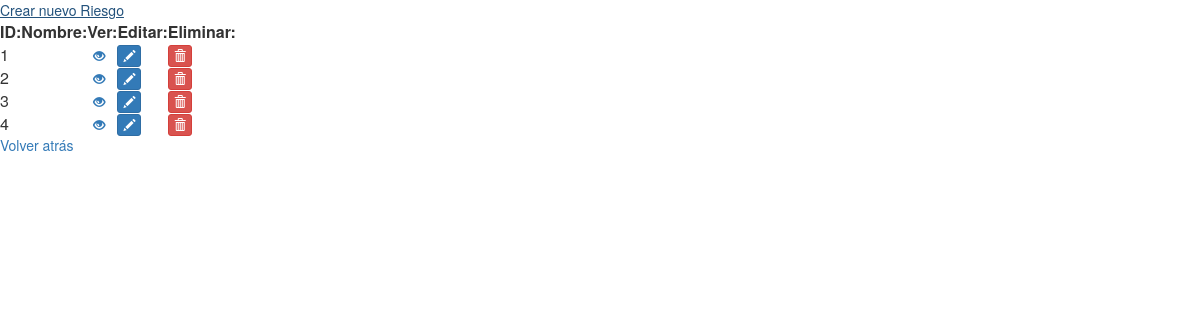
Before: /index/riesgo with the older database file.
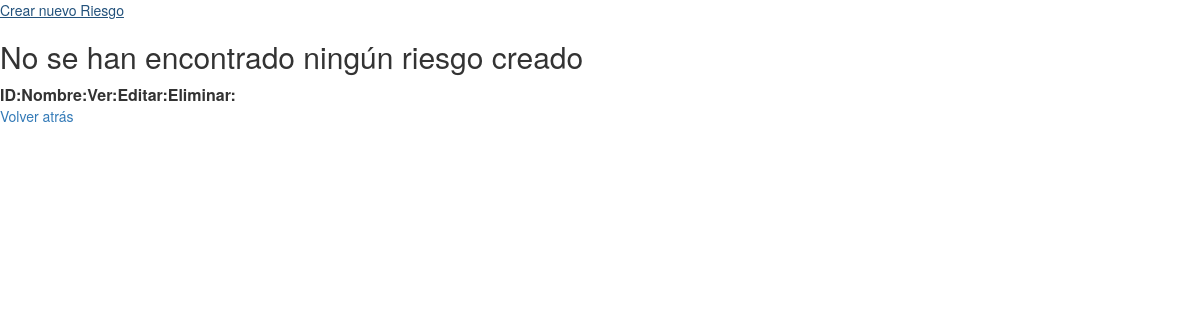
After: the same page with the newer database file.
### ModelsMaster/models.py (models this page shows)
class Riesgo(models.Model):
    id_rg=models.AutoField(primary_key=True, db_column="id_Riesgo")
    str_rg_nombre=models.CharField(max_length=256,db_column="Nombre")
    bool_rg_eliminado=models.BooleanField(default=False, db_column="eliminado")
    class Meta:
        db_table = "riesgos"

### ModelsMaster/views.py (the view)
# urls.py: path('', views.index),
    def index(request):
        all = Riesgo.objects.filter(bool_rg_eliminado=False)
        args = {
            "riesgos":all
        }
        return render(request, 'Riesgo/index.html', args)

### ModelsMaster/templates/Riesgo/index.html (shortened to what this page needs)
{% extends '../base_index.html' %}
    {% block thead %}
    <th> ID: </th>
    <th> Nombre:</th>
    <th> Ver:</th>
    <th> Editar:</th>
    <th> Eliminar:</th>
    {% endblock %}
    {% block body %}
    <a href="/new/riesgo">Crear nuevo Riesgo</a>
    {% endblock %}
    {% block tbody %}
        {% if riesgos %}
            {% for riesgo in riesgos %}
            <tr>
                <td>{{riesgo.id_rg}}</td>
                <td>{{riesgo.str_rg_nombre}}</td>
                <td><a class="btn btn-xs glyphicon glyphicon-eye-open" href="/show/riesgo/{{riesgo.id_rg}}"></a></td>
                <td><a class="btn btn-primary btn-xs glyphicon glyphicon-pencil" href="/edit/riesgo/{{riesgo.id_rg}}"></a></td>
                <td><a class="btn btn-danger btn-xs glyphicon glyphicon-trash" href="/delete/riesgo/{{riesgo.id_rg}}"></a></td>
            </tr>
            {% endfor %}
        {% else %}
            <h2>No se han encontrado ningún riesgo creado</h2>
        {% endif %}
    {% endblock %}

Changed rows visible on the page:
no longer on this page (row edited): Riesgo: id_rg "1"
removed Riesgo: id_rg "2"
removed Riesgo: id_rg "3"
removed Riesgo: id_rg "4"
Other visible differences:
text now shown: "No se han encontrado ningún riesgo creado"
